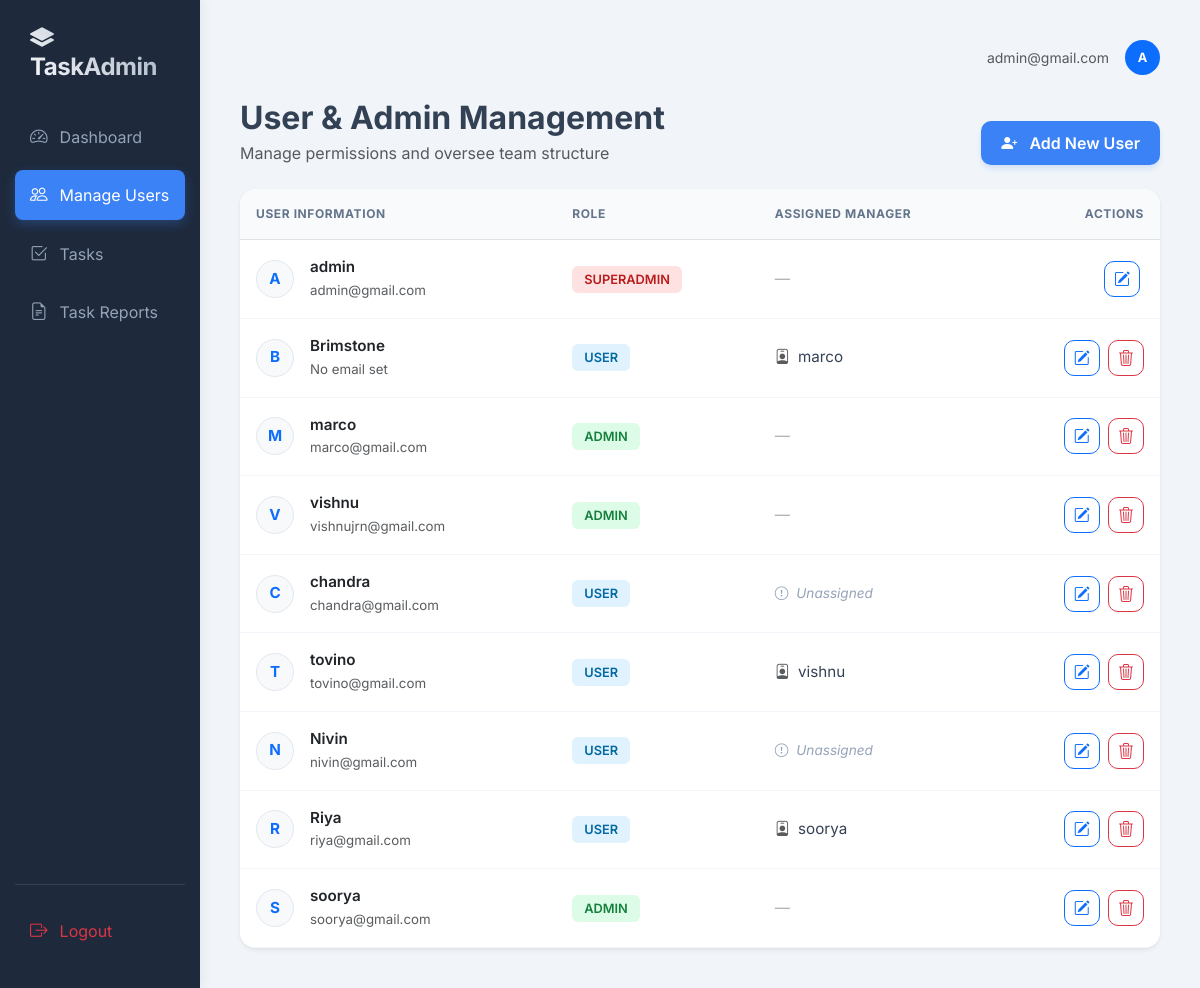
/manage-users/ (signed in), run on the app's committed database.
### tasks/models.py (models this page shows, shortened)
class User(AbstractUser):
    ROLE_SUPERADMIN = 'superadmin'
    ROLE_ADMIN = 'admin'
    ROLE_USER = 'user'
    ROLE_CHOICES = [
        (ROLE_SUPERADMIN, 'SuperAdmin'),
        (ROLE_ADMIN, 'Admin'),
        (ROLE_USER, 'User'),
    ]
    role = models.CharField(max_length=20, choices=ROLE_CHOICES, default=ROLE_USER)
    manager = models.ForeignKey(
        'self',
        on_delete=models.SET_NULL,
        null=True, blank=True,
        limit_choices_to={'role': ROLE_ADMIN},
        related_name='managed_users'
    )
    def is_superadmin(self):
        return self.role == self.ROLE_SUPERADMIN

### tasks/web_views.py (the view)
# urls.py: path('manage-users/', web_views.manage_users, name='manage_users'),
@login_required
@user_passes_test(is_superadmin)
def manage_users(request):
    users = User.objects.all()
    admins = User.objects.filter(role=User.ROLE_ADMIN)
    return render(request, 'admin/manage_users.html', {'users': users, 'admins': admins})

### tasks/web_views.py (called while the page is built)
def is_superadmin(user):
    return user.is_authenticated and user.is_superadmin()

### tasks/templates/admin/manage_users.html (shortened to what this page needs)
{% extends 'base.html' %}
{% block content %}
<div class="d-flex justify-content-between align-items-end mb-4">
    <div>
        <h2 class="fw-bold mb-1">User & Admin Management</h2>
        <p class="text-muted mb-0">Manage permissions and oversee team structure</p>
    </div>
    <a href="{% url 'user_create' %}" class="btn btn-primary btn-create-new">
        <i class="bi bi-person-plus-fill me-2"></i> Add New User
    </a>
</div>
<div class="card management-card border-0 shadow-sm">
    <div class="table-responsive">
        <table class="table table-hover mb-0">
            <thead>
                <tr>
                    <th>User Information</th>
                    <th>Role</th>
                    <th>Assigned Manager</th>
                    <th class="text-end">Actions</th>
                </tr>
            </thead>
            <tbody>
                {% for u in users %}
                <tr>
                    <td>
                        <div class="d-flex align-items-center">
                            <div class="rounded-circle bg-light d-flex align-items-center justify-content-center fw-bold text-primary me-3" style="width: 38px; height: 38px; border: 1px solid #e2e8f0;">
                                {{ u.username|slice:":1"|upper }}
                            </div>
                            <div>
                                <span class="fw-semibold d-block text-dark">{{ u.username }}</span>
                                <small class="text-muted">{{ u.email|default:"No email set" }}</small>
                            </div>
                        </div>
                    </td>
                    <td>
                        {% if u.is_superadmin %}
                            <span class="badge-role bg-soft-danger text-uppercase">SuperAdmin</span>
                        {% elif u.role == 'admin' %}
                            <span class="badge-role bg-soft-success text-uppercase">Admin</span>
                        {% else %}
                            <span class="badge-role bg-soft-info text-uppercase">User</span>
                        {% endif %}
                    </td>
                    <td>
                        {% if u.role == 'user' %}
                            {% if u.manager %}
                                <div class="d-flex align-items-center">
                                    <i class="bi bi-person-badge me-2 text-muted"></i>
                                    {{ u.manager.username }}
                                </div>
                            {% else %}
                                <span class="unassigned-text"><i class="bi bi-exclamation-circle me-1"></i> Unassigned</span>
                            {% endif %}
                        {% else %}
                            <span class="text-muted opacity-50">—</span>
                        {% endif %}
                    </td>
                    <td class="text-end">
                        <a href="{% url 'user_update' u.pk %}" class="btn btn-action btn-outline-primary me-1" title="Edit User">
                            <i class="bi bi-pencil-square"></i>
                        </a>
                        {% if u != request.user %}
                        <a href="{% url 'user_delete' u.pk %}" class="btn btn-action btn-outline-danger"
                           onclick="return confirm('Are you sure you want to delete this user?')" title="Delete User">
                            <i class="bi bi-trash3"></i>
                        </a>
                        {% endif %}
                    </td>
                </tr>
                {% endfor %}
            </tbody>
        </table>
    </div>
</div>
{% endblock %}

### tasks/templates/base.html (shortened to what this page needs)
<!DOCTYPE html>
<html lang="en">
<head>
    <link rel="stylesheet" href="https://cdn.jsdelivr.net/npm/bootstrap@5.3.0/dist/css/bootstrap.min.css">
    <link rel="stylesheet" href="https://cdn.jsdelivr.net/npm/bootstrap-icons@1.11.0/font/bootstrap-icons.css">
</head>
<body>
    <div class="container-fluid">
        <div class="row">
            <nav class="col-md-3 col-lg-2 sidebar d-flex flex-column">
                <h4><i class="bi bi-layers-fill me-2"></i>TaskAdmin</h4>
                <div class="nav-links">
    <a href="{% url 'dashboard' %}"
       class="{% if request.resolver_match.url_name == 'dashboard' %}active{% endif %}">
        <i class="bi bi-speedometer2"></i> Dashboard
    </a>
   {% if request.user.is_superadmin %}
    <a href="{% url 'manage_users' %}"
       class="{% if request.resolver_match.url_name == 'manage_users' or 'user' in request.resolver_match.url_name %}active{% endif %}">
        <i class="bi bi-people"></i> Manage Users
    </a>
{% endif %}
<a href="{% url 'manage_tasks' %}"
   class="{% if request.resolver_match.url_name == 'manage_tasks' %}active{% endif %}">
    <i class="bi bi-check2-square"></i> Tasks
</a>
{% if request.user.role == 'superadmin' or request.user.role == 'admin' %}
    <a href="{% url 'task_reports' %}"
       class="{% if request.resolver_match.url_name == 'task_reports' %}active{% endif %}">
        <i class="bi bi-file-earmark-text"></i> Task Reports
    </a>
{% endif %}
</div>
                <div class="logout-btn mt-auto">
                    <a href="{% url 'logout' %}" class="text-danger">
                        <i class="bi bi-box-arrow-right"></i> Logout
                    </a>
                </div>
            </nav>
            <main class="col-md-9 col-lg-10 content">
                <header class="d-flex justify-content-end align-items-center mb-4">
                    <div class="user-profile d-flex align-items-center">
                        <span class="me-3 text-muted small">{{ request.user.email }}</span>
                        <div class="rounded-circle bg-primary text-white d-flex align-items-center justify-content-center fw-bold" style="width: 35px; height: 35px; font-size: 0.8rem;">
                            {{ request.user.username|slice:":1"|upper }}
                        </div>
                    </div>
                </header>
                {% block content %}{% endblock %}
            </main>
        </div>
    </div>
</body>
</html>

### tasks/templates/base.html (style rules this page uses)
:root { --sidebar-bg: #1e293b; --accent-color: #3b82f6; --text-muted: #94a3b8; --body-bg: #f1f5f9; }
body { font-family: 'Inter', sans-serif; background-color: var(--body-bg); color: #334155; }
.sidebar { min-height: 100vh; background: var(--sidebar-bg); color: white; padding: 24px 15px; box-shadow: 4px 0 10px rgba(0,0,0,0.05); transition: all 0.3s; }
.sidebar h4 { font-weight: 700; letter-spacing: -0.5px; padding-left: 15px; margin-bottom: 30px; background: linear-gradient(45deg, #fff, #94a3b8); -webkit-background-clip: text; -webkit-text-fill-color: transparent; }
.sidebar a { color: var(--text-muted); text-decoration: none; display: flex; align-items: center; padding: 12px 15px; margin-bottom: 8px; border-radius: 8px; transition: all 0.2s ease-in-out; }
.sidebar a i { margin-right: 12px; font-size: 1.1rem; }
.sidebar a.active { background: var(--accent-color); color: white; box-shadow: 0 4px 12px rgba(59, 130, 246, 0.3); }
.content { padding: 40px; }
.card { border: none; border-radius: 12px; box-shadow: 0 10px 15px -3px rgba(0, 0, 0, 0.1); background: white; }
.logout-btn { margin-top: auto; border-top: 1px solid rgba(255,255,255,0.1); padding-top: 20px; }

### tasks/templates/admin/manage_users.html (style rules this page uses)
.management-card { border-radius: 16px; overflow: hidden; }
.table thead th { background-color: #f8fafc; text-transform: uppercase; font-size: 0.75rem; letter-spacing: 0.05em; font-weight: 700; color: #64748b; border-top: none; padding: 16px; }
.table tbody td { padding: 16px; vertical-align: middle; color: #334155; font-size: 0.95rem; border-bottom: 1px solid #f1f5f9; }
.badge-role { padding: 6px 12px; border-radius: 6px; font-weight: 600; font-size: 0.8rem; }
.bg-soft-info { background-color: #e0f2fe; color: #0369a1; }
.bg-soft-success { background-color: #dcfce7; color: #15803d; }
.bg-soft-danger { background-color: #fee2e2; color: #b91c1c; }
.btn-action { width: 36px; height: 36px; padding: 0; display: inline-flex; align-items: center; justify-content: center; border-radius: 10px; transition: all 0.2s; }
.btn-create-new { background-color: #3b82f6; border: none; padding: 10px 20px; border-radius: 10px; font-weight: 600; box-shadow: 0 4px 6px -1px rgba(59, 130, 246, 0.2); }
.unassigned-text { font-style: italic; font-size: 0.85rem; color: #94a3b8; }

### data on the page
User: user.email "admin@gmail.com", user.username "A", username "A", username "admin", email "admin@gmail.com", role "SUPERADMIN"
User: username "B", username "Brimstone", email "No email set", role "USER", manager.username "marco"
User: username "M", username "marco", email "marco@gmail.com", role "ADMIN"
User: username "V", username "vishnu", email "vishnujrn@gmail.com", role "ADMIN"
User: username "C", username "chandra", email "chandra@gmail.com", role "USER"
User: username "T", username "tovino", email "tovino@gmail.com", role "USER", manager.username "vishnu"
User: username "N", username "Nivin", email "nivin@gmail.com", role "USER"
User: username "R", username "Riya", email "riya@gmail.com", role "USER", manager.username "soorya"
User: username "S", username "soorya", email "soorya@gmail.com", role "ADMIN"
